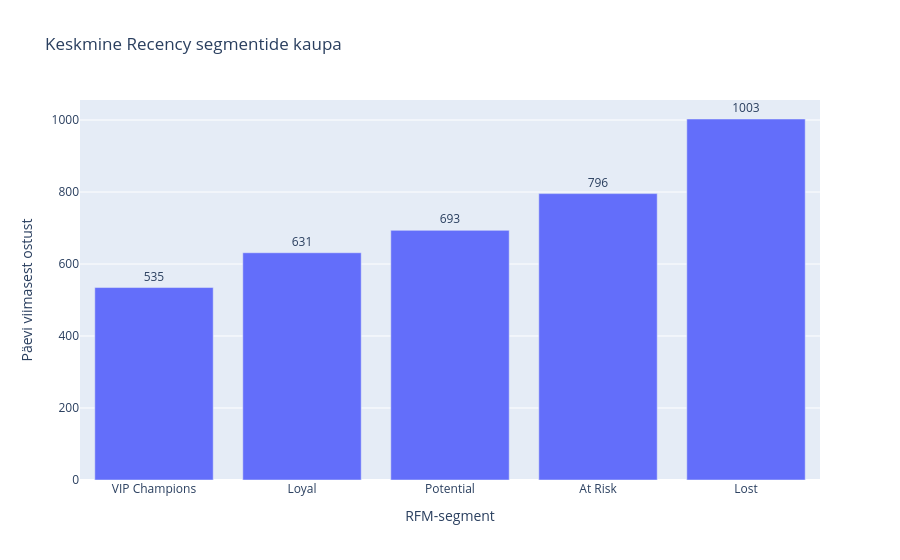

Notebook source saved alongside this figure:
### Markdown cell above
#### Keskmine Recency

### Code cell
fig_recency = px.bar(
    segment_summary_display,
    x="Segment",
    y="average_recency",
    text="average_recency",
    category_orders={"Segment": segment_order},
    title="Keskmine Recency segmentide kaupa"
)

fig_recency.update_traces(
    texttemplate="%{text:.0f}",
    textposition="outside"
)

fig_recency.update_layout(
    xaxis_title="RFM-segment",
    yaxis_title="Päevi viimasest ostust",
    showlegend=False
)

fig_recency.show()

### Figure 1 — Plotly figure (JSON) as saved in the notebook; plotly's stock layout.template omitted (floating-point values rounded to 4 significant figures)
{"data": [{"hovertemplate": "Segment=%{x}<br>average_recency=%{text}<extra></extra>", "legendgroup": "", "marker": {"color": "#636efa", "pattern": {"shape": ""}}, "name": "", "orientation": "v", "showlegend": false, "text": [534.7, 631.3, 693.5, 795.6, 1003.0], "textposition": "outside", "texttemplate": "%{text:.0f}", "type": "bar", "x": ["VIP Champions", "Loyal", "Potential", "At Risk", "Lost"], "xaxis": "x", "y": [534.7, 631.3, 693.5, 795.6, 1003.0], "yaxis": "y"}], "layout": {"barmode": "relative", "legend": {"tracegroupgap": 0}, "showlegend": false, "title": {"text": "Keskmine Recency segmentide kaupa"}, "xaxis": {"anchor": "y", "categoryarray": ["VIP Champions", "Loyal", "Potential", "At Risk", "Lost"], "categoryorder": "array", "domain": [0, 1], "title": {"text": "RFM-segment"}}, "yaxis": {"anchor": "x", "domain": [0, 1], "title": {"text": "Päevi viimasest ostust"}}}}
